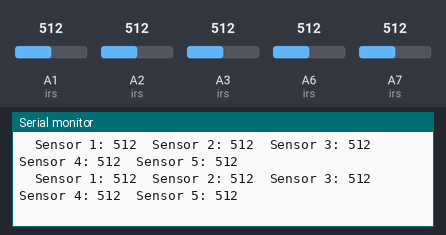
Simulated run of this sketch. Board: Arduino Nano, built with avr-gcc and run on an emulated ATmega328P. Shown: the last lines printed to the serial monitor. The inputs (shaded band) are chosen by the test bench; at power-on: A1 (irs) = 512, A2 (irs) = 512, A3 (irs) = 512, A6 (irs) = 512, A7 (irs) = 512.

Above: at 1.2 s.
1.3 s: A1 (irs) set to 107
At 1.46 s:
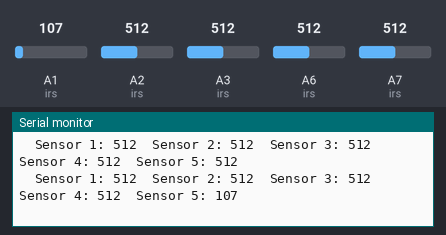
4.3 s: A1 (irs) set to 91
At 4.39 s:
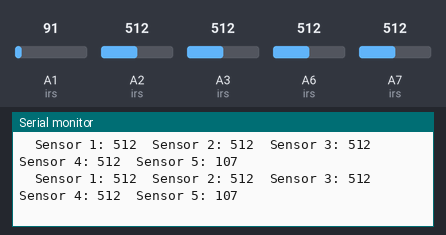
7.3 s: A2 (irs) set to 108
At 7.3 s:
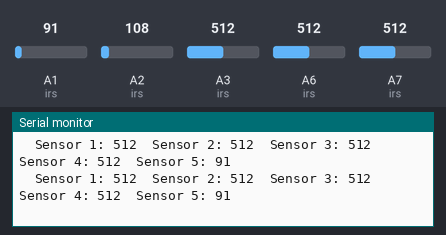
8.8 s: A2 (irs) set to 90
At 8.86 s:
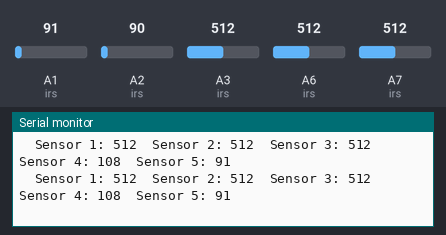
14.8 s: A3 (irs) set to 108
At 14.83 s:
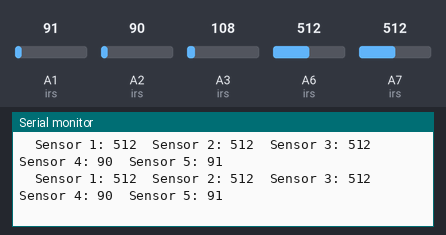
17.8 s: A3 (irs) set to 92
At 20.23 s:
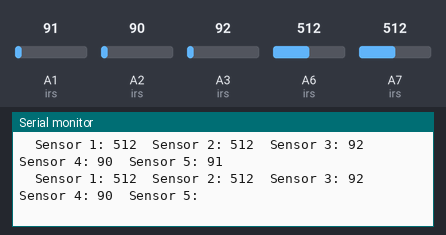
Timing chart, 0 to 20.3 s (numbered marks = the images above; inputs shaded):
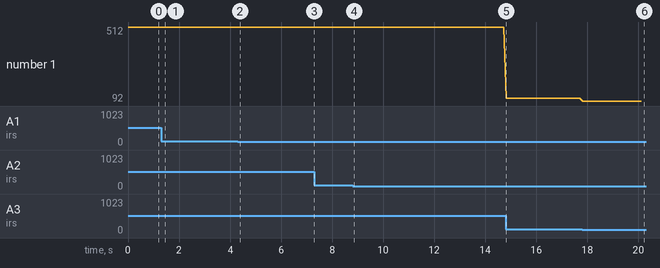

The sketch:

activity_3.ino
```cpp
int ir1 = A7, ir2 = A6, ir3 = A3, ir4 = A2, ir5 = A1;

int irs[] = {ir1, ir2, ir3, ir4, ir5};

void setup(){
  for(int i=0; i<5; i++){
    pinMode(irs[i], INPUT);
  }
  Serial.begin(9600);
}

void loop(){
  for(int i=0;i<5;i++){
    String message = "  Sensor " + String(i+1) + ": ";
    Serial.print(message);
    Serial.print(analogRead(irs[i]));


  }
  Serial.println("");
  delay(100);
}
```

Measured:
- the behaviour switches between 100 and 99 on A3 (irs) (found by bisection; images 5 and 6)
- after the input at 1.3 s, the serial monitor: prints a new line after 0.05 s (image 1)
- after the input at 17.8 s, the serial monitor: prints a new line at once (image 6)
- plotted number 1: 512 → 108 after the input at 14.8 s, 108 → 92 after the input at 17.8 s
